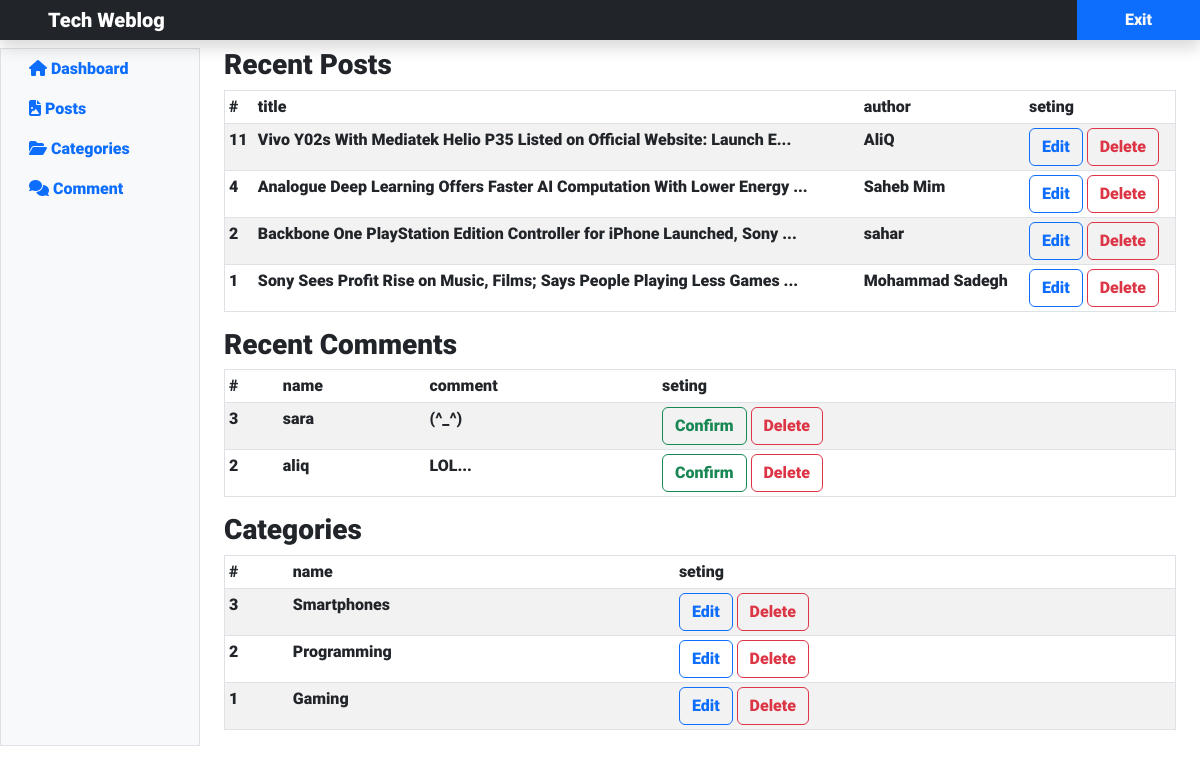
/admin/index.php (signed in), run on the app's committed database.
### tables this page shows
CREATE TABLE `posts` (
  `id` int(11) NOT NULL,
  `title` varchar(191) NOT NULL,
  `category_id` int(11) NOT NULL,
  `body` text NOT NULL,
  `author` varchar(191) NOT NULL,
  `image` varchar(191) NOT NULL
);

CREATE TABLE `comments` (
  `id` int(11) NOT NULL,
  `name` varchar(100) NOT NULL,
  `comment` text NOT NULL,
  `post_id` int(11) NOT NULL,
  `status` tinyint(1) NOT NULL DEFAULT 0
);

CREATE TABLE `categories` (
  `id` int(11) NOT NULL,
  `title` varchar(100) NOT NULL
);

### admin/index.php (the view, shortened to what this page needs)
<?php
    include("./include/header.php");
    $query_posts = "SELECT * FROM posts ORDER BY id DESC";
    $posts = $db->query($query_posts);
    $query_comments = "SELECT * FROM comments WHERE status='0' ORDER BY id DESC";
    $comments = $db->query($query_comments);
    $query_categories = "SELECT * FROM categories ORDER BY id DESC";
    $categories = $db->query($query_categories);
?>
<div class="container-fluid">
    <div class="row">
        <?php include("./include/sidebar.php"); ?>
        <main class="col-md-9 ml-sm-auto col-lg-10 px-4">
            <h3 class="mt-5">Recent Posts</h3>
            <div class="table-responsive">
                <table class="table table-striped table-sm border">
                    <thead>
                        <tr>
                            <th>#</th>
                            <th>title</th>
                            <th>author</th>
                            <th>seting</th>
                        </tr>
                    </thead>
                    <tbody>
                        <?php
                            if($posts->rowCount() > 0) {
                                foreach($posts as $post) {
                                    ?>
                                    <tr>
                                        <td><?php echo $post['id'] ?></td>
                                        <td><?php echo substr($post['title'], 0, 70) . "..." ?></td>
                                        <td><?php echo $post['author'] ?></td>
                                        <td>
                                            <a href="edit_post.php?id=<?php echo $post['id'] ?>" class="btn btn-outline-primary">Edit</a>
                                            <a href="index.php?entity=post&action=delete&id=<?php echo $post['id'] ?>" class="btn btn-outline-danger">Delete</a>
                                        </td>
                                    </tr>
                                <?php
                                    }
                                } else {
                                    ?>
                                    <div class="alert alert-danger">
                                        no posts showed up!
                                    </div>
                                    <?php
                                    }
                                    ?>
                    </tbody>
                </table>
            </div>
            <h3>Recent Comments</h3>
            <div class="table-responsive">
                <table class="table table-striped table-sm border">
                    <thead>
                        <tr>
                            <th>#</th>
                            <th>name</th>
                            <th>comment</th>
                            <th>seting</th>
                        </tr>
                    </thead>
                    <tbody>
                        <?php
                            if($comments->rowCount() > 0) {
                                foreach($comments as $comment) {
                                    ?>
                                    <tr>
                                        <td><?php echo $comment['id'] ?></td>
                                        <td><?php echo $comment['name'] ?></td>
                                        <td><?php echo $comment['comment'] ?></td>
                                        <td>
                                            <a href="index.php?entity=comment&action=approve&id=<?php echo $comment['id'] ?>" class="btn btn-outline-success">Confirm</a>
                                            <a href="index.php?entity=comment&action=delete&id=<?php echo $comment['id'] ?>" class="btn btn-outline-danger">Delete</a>
                                        </td>
                                    </tr>
                                <?php
                                    }
                                } else {
                                    ?>
                                    <div class="alert alert-danger">
                                        no comments showed up!
                                    </div>
                                    <?php
                                    }
                                    ?>
                    </tbody>
                </table>
            </div>
            <h3>Categories</h3>
            <div class="table-responsive">
                <table class="table table-striped table-sm border">
                    <thead>
                        <tr>
                            <th>#</th>
                            <th>name</th>
                            <th>seting</th>
                        </tr>
                    </thead>
                    <tbody>
                        <?php
                            if($categories->rowCount() > 0) {
                                foreach($categories as $category) {
                                    ?>
                                    <tr>
                                        <td><?php echo $category['id'] ?></td>
                                        <td><?php echo $category['title'] ?></td>
                                        <td>
                                            <a href="edit_category.php?id=<?php echo $category['id'] ?>" class="btn btn-outline-primary">Edit</a>
                                            <a href="index.php?entity=category&action=delete&id=<?php echo $category['id'] ?>" class="btn btn-outline-danger">Delete</a>
                                        </td>
                                    </tr>
                                <?php
                                    }
                                } else {
                                    ?>
                                    <div class="alert alert-danger">
                                        no categories showed up!
                                    </div>
                                    <?php
                                    }
                                    ?>
                    </tbody>
                </table>
            </div>
        </main>
    </div>
</div>

### admin/css/style.css (style rules this page uses)
*, *::before, *::after { box-sizing: border-box; margin: 0; padding: 0; list-style: none; }
body { direction: ltr; font-family: "Roboto" !important; line-height: 1.5; }

### data on the page
posts: id "11", title "Vivo Y02s With Mediatek Helio P35 Listed on Official Website: Launch E", author "AliQ"
posts: id "4", title "Analogue Deep Learning Offers Faster AI Computation With Lower Energy", author "Saheb Mim"
posts: id "2", title "Backbone One PlayStation Edition Controller for iPhone Launched, Sony", author "sahar"
posts: id "1", title "Sony Sees Profit Rise on Music, Films; Says People Playing Less Games", author "Mohammad Sadegh"
comments: id "3", name "sara", comment "(^_^)"
comments: id "2", name "aliq", comment "LOL..."
categories: id "3", title "Smartphones"
categories: id "2", title "Programming"
categories: id "1", title "Gaming"
